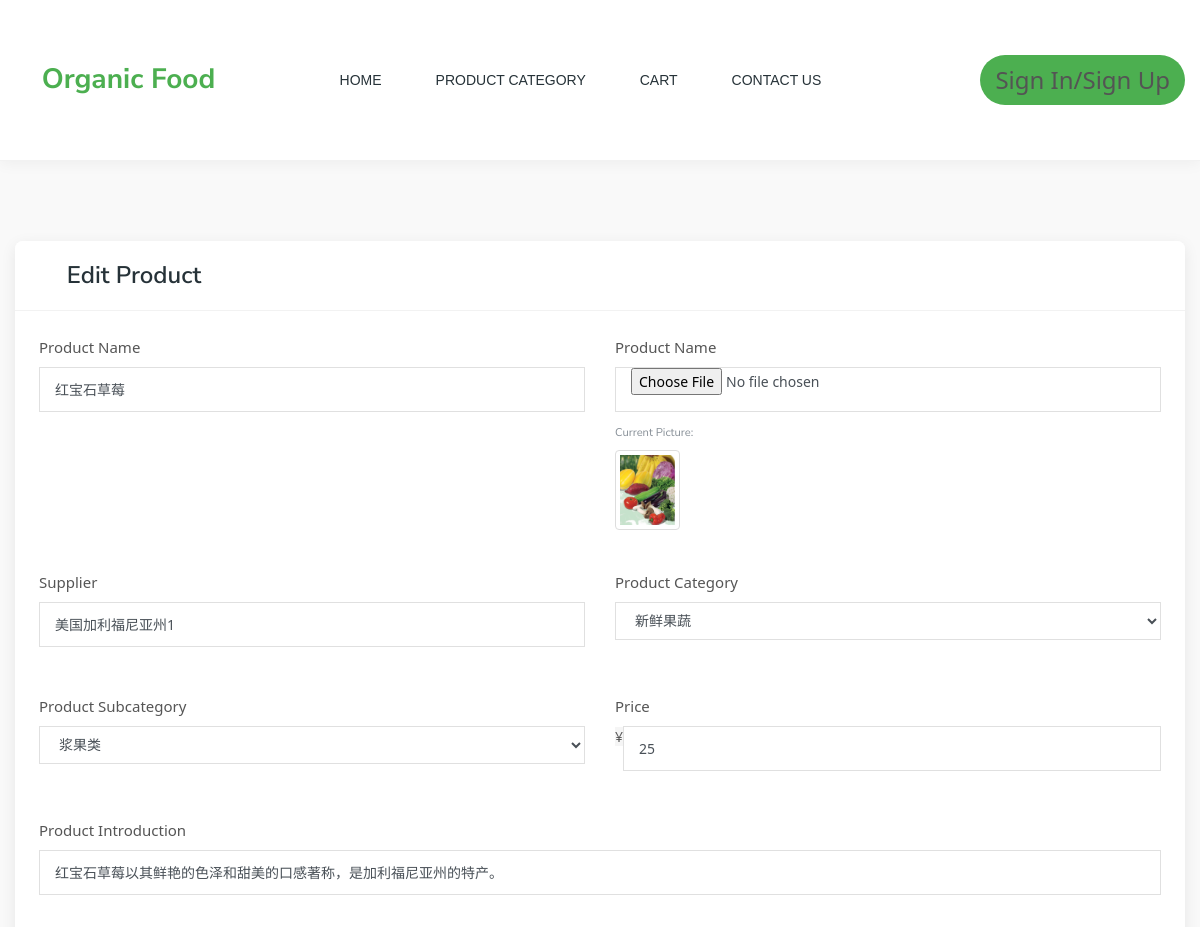
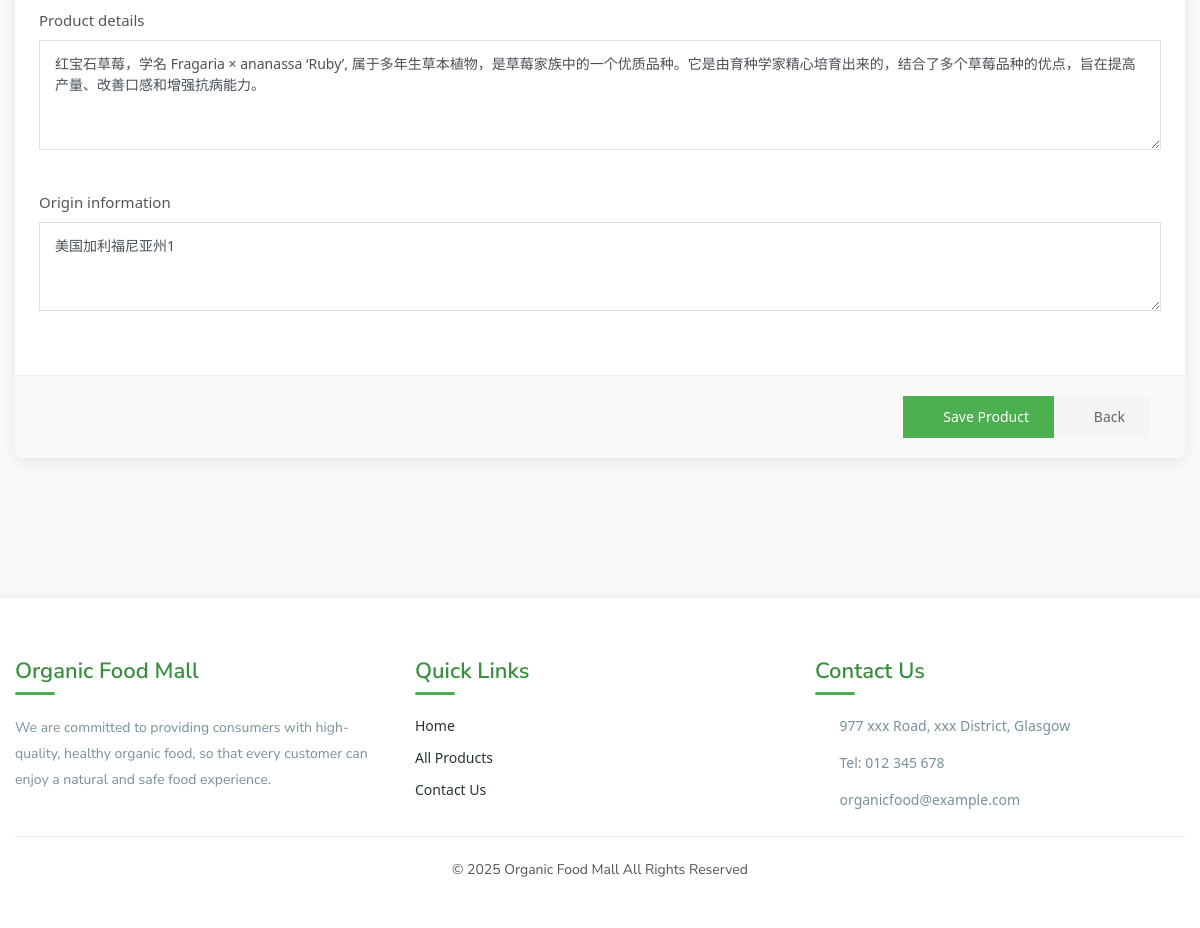
Page /shopping/show_edit_product/1/ on the committed database (2 pictures, top to bottom).
### models/models.py (models this page shows)
class Product(models.Model):
    name = models.CharField(max_length=100, default='')
    short_description = models.CharField(max_length=255, default='')
    description = models.CharField(max_length=255, default='')
    supplier = models.CharField(max_length=255, default='')
    price = models.IntegerField(default=0)
    image = models.ImageField(upload_to=upload_to, default='pictures/default.jpg')
    origin = models.CharField(max_length=255, default='')
    created_at = models.DateTimeField(default=timezone.now)
    added_at = models.DateTimeField(default=timezone.now)
    sub_category = models.ForeignKey(SubCategory, on_delete=models.CASCADE)
    created_by = models.ForeignKey(User, on_delete=models.CASCADE)
    status = models.CharField(max_length=255, default='Awaiting review')
    other_description = models.CharField(max_length=255, default='')
    class Meta:
        db_table = 'product'

### shopping/views.py (the view)
# urls.py: path('show_edit_product/<int:product_id>/', views.show_product_info, name="show_edit_product"),
def show_product_info(request, product_id):
    product_info = ProductService(request).access_product(product_id)
    return render(request, 'shopping/edit_product.html', {'product': product_info[0]['product']})

### OrganicFood/context_processors.py (called while the page is built)
def global_context(request):
    return {
        'category_list': get_category_list()
    }

### models/models_factory.py (called while the page is built)
def get_category_list():
    return Category.objects.all()

### services/product.py (called while the page is built)
    def access_product(self, product_id):
        product = Product.objects.get(id=product_id)
        if self.request.user.is_authenticated:
            History.objects.create(
                product=product,
                user=self.request.user
            )
        return [{
            'sub_price': product.price,
            'product': product,
            'counter': 1,
            'quantity': 2
        }]

### templates/shopping/edit_product.html (shortened to what this page needs)
{% extends 'layouts/base.html' %}
{% block content %}
{% include 'layouts/nav.html' %}
<div class="product-area pt-80 pb-80">
    <div class="container">
        <div class="admin-card">
            <div class="admin-header">
                <h3 class="admin-title">
                    <i class="ti-pencil-alt mr-2"></i>Edit Product
                </h3>
            </div>
            <div class="admin-body p-4">
                <form id="productForm" role="form" action="/shopping/edit_product/{{product.id}}/" method="post" enctype="multipart/form-data">
                    <div class="row">
                        <div class="col-lg-6 col-md-6 mb-4">
                            <div class="form-group">
                                <label for="product-name">Product Name</label>
                                <input type="text" class="form-control" name="product_name" id="product-name" value="{{product.name}}"/>
                            </div>
                        </div>
                        <div class="col-lg-6 col-md-6 mb-4">
                            <div class="form-group">
                                <label for="image">Product Name</label>
                                <div class="custom-file-container">
                                    <input class="form-control" type="file" id="image" name="image">
                                    {% if product.image %}
                                    <div class="current-image mt-2">
                                        <p class="text-muted small mb-1">Current Picture:</p>
                                        <img src="/{{product.image}}" alt="{{product.name}}" class="img-thumbnail" style="height: 80px;"
                                             onerror="this.src='https://images.unsplash.com/photo-1542838132-92c53300491e?q=80&w=200&h=300&fit=crop';">
                                    </div>
                                    {% endif %}
                                </div>
                            </div>
                        </div>
                        <div class="col-lg-6 col-md-6 mb-4">
                            <div class="form-group">
                                <label for="suppler">Supplier</label>
                                <input type="text" class="form-control" name="suppler" id="suppler" value="{{product.origin}}"/>
                            </div>
                        </div>
                        <div class="col-lg-6 col-md-6 mb-4">
                            <div class="form-group">
                                <label for="category">Product Category</label>
                                <select class="form-control" name="category" id="category">
                                    {% for category in category_list %}
                                        {% if category.id == product.sub_category.category.id %}
                                        <option value="{{ category.id}}" selected="selected">{{ category.name }}</option>
                                        {% else %}
                                        <option value="{{ category.id}}">{{ category.name }}</option>
                                        {% endif %}
                                    {% endfor %}
                                </select>
                            </div>
                        </div>
                        <div class="col-lg-6 col-md-6 mb-4">
                            <div class="form-group">
                                <label for="sub_category">Product Subcategory</label>
                                <select class="form-control" name="sub_category" id="sub_category">
                                    {% for category in category_list %}
                                        {% for sub_category in category.subcategory_set.all %}
                                            {% if sub_category.id == product.sub_category.id %}
                                                <option value="{{ sub_category.id}}" selected="selected">{{ sub_category.name }}</option>
                                            {% else %}
                                                <option value="{{ sub_category.id}}">{{ sub_category.name }}</option>
                                            {% endif %}
                                        {% endfor %}
                                    {% endfor %}
                                </select>
                            </div>
                        </div>
                        <div class="col-lg-6 col-md-6 mb-4">
                            <div class="form-group">
                                <label for="price">Price</label>
                                <div class="input-group">
                                    <div class="input-group-prepend">
                                        <span class="input-group-text">¥</span>
                                    </div>
                                    <input type="text" class="form-control" id="price" name="price" value="{{product.price}}"/>
                                </div>
                            </div>
                        </div>
                        <div class="col-12 mb-4">
                            <div class="form-group">
                                <label for="short_description">Product Introduction</label>
                                <input type="text" class="form-control" id="short_description" name="short_description" value="{{product.short_description}}"/>
                            </div>
                        </div>
                        <div class="col-12 mb-4">
                            <div class="form-group">
                                <label for="description">Product details</label>
                                <textarea class="form-control" name="description" id="description" rows="4">{{product.description}}</textarea>
                            </div>
                        </div>
                        <div class="col-12 mb-4">
                            <div class="form-group">
                                <label for="origin">Origin information</label>
                                <textarea class="form-control" name="origin" id="origin" rows="3">{{product.origin}}</textarea>
                            </div>
                        </div>
                    </div>
                </form>
            </div>
            <div class="admin-footer">
                <button type="submit" form="productForm" class="btn-submit">
                    <i class="ti-save mr-1"></i>Save Product
                </button>
                <a href="javascript:history.back()" class="btn-cancel">
                    <i class="ti-arrow-left mr-1"></i>Back
                </a>
            </div>
        </div>
    </div>
</div>
{% endblock %}

### static/css/style.css (style rules this page uses)
body { font-family: 'Nunito Sans', sans-serif; font-weight: 400; font-style: normal; font-size: 14px; color: #333333; }
a, .btn { -webkit-transition: all 0.3s ease-out 0s; -moz-transition: all 0.3s ease-out 0s; -ms-transition: all 0.3s ease-out 0s; -o-transition: all 0.3s ease-out 0s; transition: all 0.3s ease-out 0s; }
a, button, input { outline: medium none; color: #454545; }
h1, h2, h3, h4, h5, h6 { font-family: 'Nunito Sans', sans-serif; font-weight: normal; color: #333333; margin-top: 0px; font-style: normal; font-weight: 400; }
h3 { font-size: 28px; }
p { font-size: 14px; font-weight: normal; line-height: 26px; color: #535352; margin-bottom: 15px; font-family: 'Nunito Sans', sans-serif; }
label { font-size: 15px; font-weight: 400; color: #626262; }
a.button-border span, a.button-border-white span, input, select, textarea { -webkit-transition: all 0.5s ease-out 0s; -moz-transition: all 0.5s ease-out 0s; -ms-transition: all 0.5s ease-out 0s; -o-transition: all 0.5s ease-out 0s; transition: all 0.5s ease-out 0s; }
input { background: #eceff8; border: 2px solid #eceff8; height: 45px; box-shadow: none; padding-left: 10px; font-size: 14px; color: #626262; width: 100%; }
select { width: 100%; background: transparent; border: 0px solid #eceff8; box-shadow: none; font-size: 14px; color: #626262; }
option { background: #fff; border: 0px solid #626262; padding-left: 10px; font-size: 14px; }
textarea { resize: vertical; background: #eceff8; border: 2px solid #eceff8; padding: 10px; width: 100%; font-size: 14px; }
.pt-80 { padding-top: 80px }
.pb-80 { padding-bottom: 80px }
.login-form-container input,select { background-color: transparent; border: 1px solid #eaeaea; color: #333; font-size: 14px; height: 50px; margin-bottom: 30px; padding: 0 15px; }

### static/css/login-register.css (style rules this page uses)
.login-form-container input,select { background-color: transparent; border: 1px solid #eaeaea; color: #333; font-size: 14px; height: 50px; margin-bottom: 30px; padding: 0 15px; }

### static/css/modern-style.css (style rules this page uses)
:root { --primary-color: #4caf50; --primary-dark: #388e3c; --primary-light: #c8e6c9; --accent-color: #ff8f00; --text-color: #263238; --text-light: #78909c; --bg-color: #f9f9f9; --card-bg: #ffffff; --border-radius: 8px; --box-shadow: 0 4px 15px rgba(0, 0, 0, 0.08); --transition: all 0.3s ease; }
body { background-color: var(--bg-color); color: var(--text-color); font-family: 'Segoe UI', system-ui, -apple-system, sans-serif; line-height: 1.6; }

### templates/shopping/edit_product.html (style rules this page uses)
.product-area { background-color: #f9f9f9; }
.admin-card { background: white; border-radius: var(--border-radius); box-shadow: var(--box-shadow); overflow: hidden; }
.admin-header { padding: 20px 25px; border-bottom: 1px solid rgba(0,0,0,0.05); background-color: white; }
.admin-title { font-size: 24px; margin: 0; color: var(--text-color); font-weight: 600; }
.admin-body { padding: 25px; }
.admin-footer { padding: 20px 25px; border-top: 1px solid rgba(0,0,0,0.05); background-color: #f9f9f9; display: flex; justify-content: flex-end; }
.form-group label { font-weight: 500; color: #555; margin-bottom: 8px; display: block; }
.form-control { height: 45px; border-radius: var(--border-radius-sm); border: 1px solid #e0e0e0; padding: 0 15px; font-size: 14px; transition: var(--transition); }
textarea.form-control { height: auto; padding: 12px 15px; }
.input-group-text { background-color: #f5f5f5; border-color: #e0e0e0; color: #555; }
.custom-file-container { position: relative; }
.btn-submit { background-color: var(--primary-color); color: white; border: none; border-radius: var(--border-radius-sm); padding: 10px 25px; font-weight: 500; transition: var(--transition); cursor: pointer; font-size: 14px; }
.btn-cancel { background-color: #f5f5f5; color: #666; border: none; border-radius: var(--border-radius-sm); padding: 10px 25px; font-weight: 500; transition: var(--transition); margin-right: 10px; text-decoration: none; font-size: 14px; }

### rows in the picture
Product: product_name "红宝石草莓", image (picture), suppler "美国加利福尼亚州1", price "25", short_description "红宝石草莓以其鲜艳的色泽和甜美的口感著称，是加利福尼亚州的特产。", description "红宝石草莓，学名 Fragaria × ananassa ‘Ruby’, 属于多年生草本植物，是草莓家族中的一个优质品种。它是由育种学家精心培育出来的，结合了多个草莓品种的优点，旨在提高产量、改善口感和增强抗病能力。", origin "美国加利福尼亚州1"

### other values in the picture
form field category "新鲜果蔬"
form field sub_category "浆果类"
